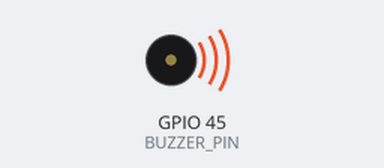
The sketch below on a simulated ESP32. Parts: buzzer (waves = sounding).

Above: at 0.5 s.
Timing chart, 0 to 4.6 s (numbered marks = the images above):
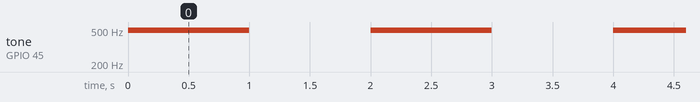

Measured:
- by itself, tone on GPIO 45 (BUZZER_PIN): alternates 494 Hz for 1.0 s and silent for 1.0 s

The sketch:

A-BUZZER.ino
```cpp
#define BUZZER_PIN 45

#define G4 392
#define A4 440
#define B4 494
#define C5 523
#define D5 587
#define E5 659
#define F5 698
#define G5 784
int Tone[] = { B4, B4, B4, B4, B4, B4,
               B4, D5, G4, A4, B4,
               C5, C5, C5, C5, C5, B4, B4, B4,
               D5, D5, C5, A4, G4, G5
             };
void setup() {
  // put your setup code here, to run once:
  Serial.begin(115200);
    //Buzzer
  pinMode(BUZZER_PIN, OUTPUT);
  ledcSetup(4, 5000, 8);
  ledcAttachPin(BUZZER_PIN, 4);
}

void loop() {
  ledcWriteTone(4, Tone[6]);//turn on the buzzer
  delay(1000);
  ledcWrite(4, 0);//turn off the buzzer
  delay(1000);
}
```
